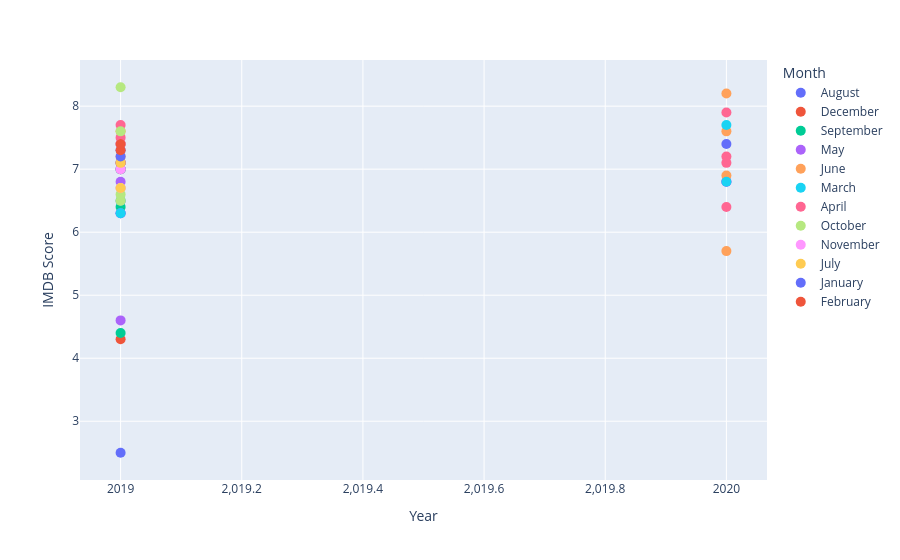

The notebook cell saved with this chart:
### Code cell
fig = px.scatter(df_doc, x='Year', y='IMDB Score',color="Month")
fig.update_traces(marker_size=10)
fig.show()

### Figure 1 — Plotly figure (JSON) as saved in the notebook; plotly's stock layout.template omitted (floating-point values rounded to 4 significant figures)
{"data": [{"hovertemplate": "Month=August<br>Year=%{x}<br>IMDB Score=%{y}<extra></extra>", "legendgroup": "August", "marker": {"color": "#636efa", "size": 10, "symbol": "circle"}, "mode": "markers", "name": "August", "orientation": "v", "showlegend": true, "type": "scatter", "x": [2019, 2019, 2019], "xaxis": "x", "y": [2.5, 6.3, 7.4], "yaxis": "y"}, {"hovertemplate": "Month=December<br>Year=%{x}<br>IMDB Score=%{y}<extra></extra>", "legendgroup": "December", "marker": {"color": "#EF553B", "size": 10, "symbol": "circle"}, "mode": "markers", "name": "December", "orientation": "v", "showlegend": true, "type": "scatter", "x": [2019, 2019], "xaxis": "x", "y": [4.3, 7.1], "yaxis": "y"}, {"hovertemplate": "Month=September<br>Year=%{x}<br>IMDB Score=%{y}<extra></extra>", "legendgroup": "September", "marker": {"color": "#00cc96", "size": 10, "symbol": "circle"}, "mode": "markers", "name": "September", "orientation": "v", "showlegend": true, "type": "scatter", "x": [2019, 2019, 2019, 2019], "xaxis": "x", "y": [4.4, 6.4, 7.0, 7.1], "yaxis": "y"}, {"hovertemplate": "Month=May<br>Year=%{x}<br>IMDB Score=%{y}<extra></extra>", "legendgroup": "May", "marker": {"color": "#ab63fa", "size": 10, "symbol": "circle"}, "mode": "markers", "name": "May", "orientation": "v", "showlegend": true, "type": "scatter", "x": [2019, 2019, 2019, 2020, 2020, 2019, 2019], "xaxis": "x", "y": [4.6, 6.3, 6.8, 6.8, 6.8, 7.0, 7.1], "yaxis": "y"}, {"hovertemplate": "Month=June<br>Year=%{x}<br>IMDB Score=%{y}<extra></extra>", "legendgroup": "June", "marker": {"color": "#FFA15A", "size": 10, "symbol": "circle"}, "mode": "markers", "name": "June", "orientation": "v", "showlegend": true, "type": "scatter", "x": [2020, 2019, 2020, 2019, 2019, 2020, 2019, 2020], "xaxis": "x", "y": [5.7, 6.5, 6.9, 7.2, 7.4, 7.6, 7.6, 8.2], "yaxis": "y"}, {"hovertemplate": "Month=March<br>Year=%{x}<br>IMDB Score=%{y}<extra></extra>", "legendgroup": "March", "marker": {"color": "#19d3f3", "size": 10, "symbol": "circle"}, "mode": "markers", "name": "March", "orientation": "v", "showlegend": true, "type": "scatter", "x": [2019, 2019, 2020, 2019, 2020], "xaxis": "x", "y": [6.3, 6.5, 6.8, 7.0, 7.7], "yaxis": "y"}, {"hovertemplate": "Month=April<br>Year=%{x}<br>IMDB Score=%{y}<extra></extra>", "legendgroup": "April", "marker": {"color": "#FF6692", "size": 10, "symbol": "circle"}, "mode": "markers", "name": "April", "orientation": "v", "showlegend": true, "type": "scatter", "x": [2020, 2019, 2020, 2019, 2020, 2019, 2019, 2020], "xaxis": "x", "y": [6.4, 7.0, 7.1, 7.1, 7.2, 7.5, 7.7, 7.9], "yaxis": "y"}, {"hovertemplate": "Month=October<br>Year=%{x}<br>IMDB Score=%{y}<extra></extra>", "legendgroup": "October", "marker": {"color": "#B6E880", "size": 10, "symbol": "circle"}, "mode": "markers", "name": "October", "orientation": "v", "showlegend": true, "type": "scatter", "x": [2019, 2019, 2019, 2019, 2019], "xaxis": "x", "y": [6.5, 6.6, 6.7, 7.6, 8.3], "yaxis": "y"}, {"hovertemplate": "Month=November<br>Year=%{x}<br>IMDB Score=%{y}<extra></extra>", "legendgroup": "November", "marker": {"color": "#FF97FF", "size": 10, "symbol": "circle"}, "mode": "markers", "name": "November", "orientation": "v", "showlegend": true, "type": "scatter", "x": [2019, 2019, 2019], "xaxis": "x", "y": [6.7, 7.0, 7.4], "yaxis": "y"}, {"hovertemplate": "Month=July<br>Year=%{x}<br>IMDB Score=%{y}<extra></extra>", "legendgroup": "July", "marker": {"color": "#FECB52", "size": 10, "symbol": "circle"}, "mode": "markers", "name": "July", "orientation": "v", "showlegend": true, "type": "scatter", "x": [2019, 2019], "xaxis": "x", "y": [6.7, 7.1], "yaxis": "y"}, {"hovertemplate": "Month=January<br>Year=%{x}<br>IMDB Score=%{y}<extra></extra>", "legendgroup": "January", "marker": {"color": "#636efa", "size": 10, "symbol": "circle"}, "mode": "markers", "name": "January", "orientation": "v", "showlegend": true, "type": "scatter", "x": [2019, 2019, 2020], "xaxis": "x", "y": [7.2, 7.3, 7.4], "yaxis": "y"}, {"hovertemplate": "Month=February<br>Year=%{x}<br>IMDB Score=%{y}<extra></extra>", "legendgroup": "February", "marker": {"color": "#EF553B", "size": 10, "symbol": "circle"}, "mode": "markers", "name": "February", "orientation": "v", "showlegend": true, "type": "scatter", "x": [2019, 2019], "xaxis": "x", "y": [7.3, 7.4], "yaxis": "y"}], "layout": {"legend": {"title": {"text": "Month"}, "tracegroupgap": 0}, "margin": {"t": 60}, "xaxis": {"anchor": "y", "domain": [0, 1], "title": {"text": "Year"}}, "yaxis": {"anchor": "x", "domain": [0, 1], "title": {"text": "IMDB Score"}}}}
